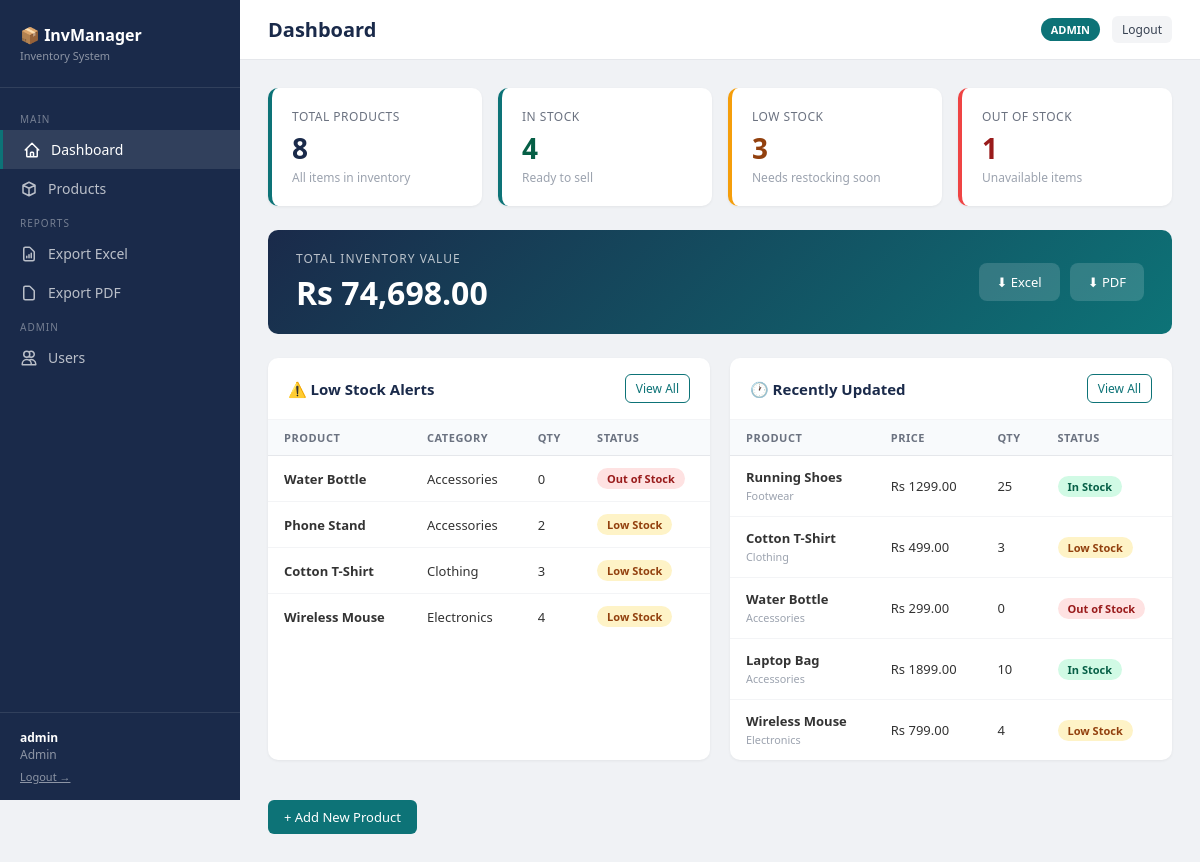
The page / (signed in) on the database its author committed.
### tables this page shows
CREATE TABLE products (
                id          INTEGER PRIMARY KEY AUTOINCREMENT,
                name        TEXT NOT NULL,
                category    TEXT DEFAULT 'General',
                price       REAL DEFAULT 0,
                quantity    INTEGER DEFAULT 0,
                status      TEXT DEFAULT 'In Stock',
                description TEXT DEFAULT '',
                created_at  DATETIME DEFAULT CURRENT_TIMESTAMP,
                updated_at  DATETIME DEFAULT CURRENT_TIMESTAMP
            );

### app.py (the view)
@app.route("/")
@login_required
def dashboard():
    stats = db.get_stats()
    low_stock = db.get_low_stock()
    recent = db.get_recent_products(5)
    return render_template("dashboard.html",
                           stats=stats,
                           low_stock=low_stock,
                           recent=recent,
                           user=session["user"])

### app.py (called while the page is built)
def login_required(f):
    from functools import wraps
    @wraps(f)
    def decorated(*args, **kwargs):
        if "user" not in session:
            return redirect(url_for("login"))
        return f(*args, **kwargs)
    return decorated

### database.py (called while the page is built)
    def connect(self):
        conn = sqlite3.connect(DB_FILE)
        conn.row_factory = sqlite3.Row
        return conn

    def get_low_stock(self):
        conn = self.connect()
        rows = conn.execute(
            "SELECT id, name, category, quantity, status FROM products WHERE status IN ('Low Stock','Out of Stock') ORDER BY quantity ASC"
        ).fetchall()
        conn.close()
        return [tuple(r) for r in rows]

    def get_recent_products(self, limit=5):
        conn = self.connect()
        rows = conn.execute(
            "SELECT id, name, category, price, quantity, status FROM products ORDER BY updated_at DESC LIMIT ?", (limit,)
        ).fetchall()
        conn.close()
        return [tuple(r) for r in rows]

    def get_stats(self):
        conn = self.connect()
        c = conn.cursor()
        total     = c.execute("SELECT COUNT(*) FROM products").fetchone()[0]
        in_stock  = c.execute("SELECT COUNT(*) FROM products WHERE status='In Stock'").fetchone()[0]
        low       = c.execute("SELECT COUNT(*) FROM products WHERE status='Low Stock'").fetchone()[0]
        out       = c.execute("SELECT COUNT(*) FROM products WHERE status='Out of Stock'").fetchone()[0]
        value     = c.execute("SELECT SUM(price * quantity) FROM products").fetchone()[0] or 0
        conn.close()
        return {
            "total": total,
            "in_stock": in_stock,
            "low_stock": low,
            "out_of_stock": out,
            "total_value": round(value, 2)
        }

### templates/dashboard.html (shortened to what this page needs)
{% extends "base.html" %}
{% block page_title %}Dashboard{% endblock %}
{% block content %}
<div class="stat-grid">
  <div class="stat-card">
    <div class="stat-label">Total Products</div>
    <div class="stat-value">{{ stats.total }}</div>
    <div class="stat-sub">All items in inventory</div>
  </div>
  <div class="stat-card">
    <div class="stat-label">In Stock</div>
    <div class="stat-value" style="color:#065f46">{{ stats.in_stock }}</div>
    <div class="stat-sub">Ready to sell</div>
  </div>
  <div class="stat-card warn">
    <div class="stat-label">Low Stock</div>
    <div class="stat-value" style="color:#92400e">{{ stats.low_stock }}</div>
    <div class="stat-sub">Needs restocking soon</div>
  </div>
  <div class="stat-card danger">
    <div class="stat-label">Out of Stock</div>
    <div class="stat-value" style="color:#991b1b">{{ stats.out_of_stock }}</div>
    <div class="stat-sub">Unavailable items</div>
  </div>
</div>
<div style="background:linear-gradient(135deg,#1a2a4a,#0d7377);color:#fff;border-radius:10px;padding:20px 28px;margin-bottom:24px;display:flex;align-items:center;justify-content:space-between;">
  <div>
    <div style="font-size:12px;opacity:0.7;text-transform:uppercase;letter-spacing:1px;">Total Inventory Value</div>
    <div style="font-size:32px;font-weight:800;margin-top:4px;">Rs {{ "{:,.2f}".format(stats.total_value) }}</div>
  </div>
  <div style="display:flex;gap:10px;">
    <a href="{{ url_for('export_to_excel') }}" style="background:rgba(255,255,255,0.15);color:#fff;padding:10px 18px;border-radius:8px;text-decoration:none;font-size:13px;font-weight:500;">⬇ Excel</a>
    <a href="{{ url_for('export_to_pdf') }}"   style="background:rgba(255,255,255,0.15);color:#fff;padding:10px 18px;border-radius:8px;text-decoration:none;font-size:13px;font-weight:500;">⬇ PDF</a>
  </div>
</div>
<div style="display:grid;grid-template-columns:1fr 1fr;gap:20px;">
  <div class="card">
    <div class="card-header">
      <h3>⚠️ Low Stock Alerts</h3>
      <a href="{{ url_for('products') }}?status=Low+Stock" class="btn btn-sm btn-outline">View All</a>
    </div>
    {% if low_stock %}
    <table>
      <thead><tr><th>Product</th><th>Category</th><th>Qty</th><th>Status</th></tr></thead>
      <tbody>
        {% for p in low_stock %}
        <tr>
          <td><strong>{{ p[1] }}</strong></td>
          <td>{{ p[2] }}</td>
          <td>{{ p[3] }}</td>
          <td>
            {% if p[4] == 'Out of Stock' %}
              <span class="status out-stock">Out of Stock</span>
            {% else %}
              <span class="status low-stock">Low Stock</span>
            {% endif %}
          </td>
        </tr>
        {% endfor %}
      </tbody>
    </table>
    {% else %}
    <div style="padding:24px;text-align:center;color:#9ca3af;font-size:13px;">
      ✅ All products have sufficient stock!
    </div>
    {% endif %}
  </div>
  <div class="card">
    <div class="card-header">
      <h3>🕐 Recently Updated</h3>
      <a href="{{ url_for('products') }}" class="btn btn-sm btn-outline">View All</a>
    </div>
    <table>
      <thead><tr><th>Product</th><th>Price</th><th>Qty</th><th>Status</th></tr></thead>
      <tbody>
        {% for p in recent %}
        <tr>
          <td><strong>{{ p[1] }}</strong><br><small style="color:#9ca3af">{{ p[2] }}</small></td>
          <td>Rs {{ "%.2f"|format(p[3]) }}</td>
          <td>{{ p[4] }}</td>
          <td>
            {% if p[5] == 'In Stock' %}
              <span class="status in-stock">In Stock</span>
            {% elif p[5] == 'Low Stock' %}
              <span class="status low-stock">Low Stock</span>
            {% else %}
              <span class="status out-stock">Out of Stock</span>
            {% endif %}
          </td>
        </tr>
        {% endfor %}
      </tbody>
    </table>
  </div>
</div>
<div style="margin-top:20px;">
  <a href="{{ url_for('add_product') }}" class="btn btn-primary">+ Add New Product</a>
</div>
{% endblock %}

### templates/base.html (shortened to what this page needs)
<!DOCTYPE html>
<html lang="en">
<head>
</head>
<body>
<aside class="sidebar">
  <div class="sidebar-logo">
    <h2>📦 InvManager</h2>
    <p>Inventory System</p>
  </div>
  <nav class="sidebar-nav">
    <div class="nav-label">Main</div>
    <a href="{{ url_for('dashboard') }}" class="nav-item {% if request.endpoint=='dashboard' %}active{% endif %}">
      <svg fill="none" stroke="currentColor" viewBox="0 0 24 24"><path stroke-linecap="round" stroke-linejoin="round" stroke-width="2" d="M3 12l2-2m0 0l7-7 7 7M5 10v10a1 1 0 001 1h3m10-11l2 2m-2-2v10a1 1 0 01-1 1h-3m-6 0a1 1 0 001-1v-4a1 1 0 011-1h2a1 1 0 011 1v4a1 1 0 001 1m-6 0h6"/></svg>
      <span>Dashboard</span>
    </a>
    <a href="{{ url_for('products') }}" class="nav-item {% if request.endpoint in ['products','add_product','edit_product'] %}active{% endif %}">
      <svg fill="none" stroke="currentColor" viewBox="0 0 24 24"><path stroke-linecap="round" stroke-linejoin="round" stroke-width="2" d="M20 7l-8-4-8 4m16 0l-8 4m8-4v10l-8 4m0-10L4 7m8 4v10M4 7v10l8 4"/></svg>
      <span>Products</span>
    </a>
    <div class="nav-label">Reports</div>
    <a href="{{ url_for('export_to_excel') }}" class="nav-item">
      <svg fill="none" stroke="currentColor" viewBox="0 0 24 24"><path stroke-linecap="round" stroke-linejoin="round" stroke-width="2" d="M9 17v-2m3 2v-4m3 4v-6m2 10H7a2 2 0 01-2-2V5a2 2 0 012-2h5.586a1 1 0 01.707.293l5.414 5.414a1 1 0 01.293.707V19a2 2 0 01-2 2z"/></svg>
      <span>Export Excel</span>
    </a>
    <a href="{{ url_for('export_to_pdf') }}" class="nav-item">
      <svg fill="none" stroke="currentColor" viewBox="0 0 24 24"><path stroke-linecap="round" stroke-linejoin="round" stroke-width="2" d="M7 21h10a2 2 0 002-2V9.414a1 1 0 00-.293-.707l-5.414-5.414A1 1 0 0012.586 3H7a2 2 0 00-2 2v14a2 2 0 002 2z"/></svg>
      <span>Export PDF</span>
    </a>
    {% if user.role == 'admin' %}
    <div class="nav-label">Admin</div>
    <a href="{{ url_for('users') }}" class="nav-item {% if request.endpoint=='users' %}active{% endif %}">
      <svg fill="none" stroke="currentColor" viewBox="0 0 24 24"><path stroke-linecap="round" stroke-linejoin="round" stroke-width="2" d="M12 4.354a4 4 0 110 5.292M15 21H3v-1a6 6 0 0112 0v1zm0 0h6v-1a6 6 0 00-9-5.197M13 7a4 4 0 11-8 0 4 4 0 018 0z"/></svg>
      <span>Users</span>
    </a>
    {% endif %}
  </nav>
  <div class="sidebar-footer">
    <strong>{{ user.username }}</strong>
    <span>{{ user.role | capitalize }}</span>
    <a href="{{ url_for('logout') }}" style="color:rgba(255,255,255,0.5);font-size:11px;display:block;margin-top:6px;">Logout →</a>
  </div>
</aside>
<div class="main">
  <div class="topbar">
    <h1>{% block page_title %}Dashboard{% endblock %}</h1>
    <div class="topbar-right">
      <span class="badge">{{ user.role }}</span>
      <a href="{{ url_for('logout') }}" class="btn btn-secondary btn-sm">Logout</a>
    </div>
  </div>
  <div class="content">
    {% block content %}{% endblock %}
  </div>
</div>
</body>
</html>

### templates/base.html (style rules this page uses)
* { margin:0; padding:0; box-sizing:border-box; }
body { font-family:'Segoe UI',sans-serif; background:#f0f2f5; color:#333; display:flex; min-height:100vh; }
.sidebar { width:240px; background:#1a2a4a; color:#fff; display:flex; flex-direction:column; position:fixed; height:100vh; z-index:100; }
.sidebar-logo { padding:24px 20px; border-bottom:1px solid rgba(255,255,255,0.1); }
.sidebar-logo h2 { font-size:16px; font-weight:700; color:#fff; }
.sidebar-logo p { font-size:11px; color:rgba(255,255,255,0.5); margin-top:2px; }
.sidebar-nav { flex:1; padding:16px 0; }
.nav-label { font-size:10px; color:rgba(255,255,255,0.4); padding:8px 20px 4px; text-transform:uppercase; letter-spacing:1px; }
.nav-item { display:flex; align-items:center; gap:10px; padding:10px 20px; color:rgba(255,255,255,0.7); text-decoration:none; font-size:14px; transition:all 0.2s; }
.nav-item:hover, .nav-item.active { background:rgba(255,255,255,0.1); color:#fff; border-left:3px solid #0d7377; }
.nav-item svg { width:18px; height:18px; flex-shrink:0; }
.sidebar-footer { padding:16px 20px; border-top:1px solid rgba(255,255,255,0.1); font-size:12px; color:rgba(255,255,255,0.5); }
.sidebar-footer strong { color:#fff; display:block; }
.main { margin-left:240px; flex:1; display:flex; flex-direction:column; min-height:100vh; }
.topbar { background:#fff; padding:16px 28px; display:flex; align-items:center; justify-content:space-between; border-bottom:1px solid #e5e7eb; }
.topbar h1 { font-size:20px; font-weight:700; color:#1a2a4a; }
.topbar-right { display:flex; align-items:center; gap:12px; }
.badge { background:#0d7377; color:#fff; padding:4px 10px; border-radius:20px; font-size:11px; font-weight:600; text-transform:uppercase; }
.content { padding:28px; flex:1; }
.stat-grid { display:grid; grid-template-columns:repeat(4,1fr); gap:16px; margin-bottom:24px; }
.stat-card { background:#fff; border-radius:10px; padding:20px; box-shadow:0 1px 3px rgba(0,0,0,0.06); border-left:4px solid #0d7377; }
.stat-card.warn { border-color:#f59e0b; }
.stat-card.danger { border-color:#ef4444; }
.stat-label { font-size:12px; color:#6b7280; text-transform:uppercase; letter-spacing:0.5px; }
.stat-value { font-size:28px; font-weight:700; color:#1a2a4a; margin-top:4px; }
.stat-sub { font-size:12px; color:#9ca3af; margin-top:2px; }
.card { background:#fff; border-radius:10px; box-shadow:0 1px 3px rgba(0,0,0,0.06); overflow:hidden; margin-bottom:20px; }
.card-header { padding:16px 20px; border-bottom:1px solid #f3f4f6; display:flex; align-items:center; justify-content:space-between; }
.card-header h3 { font-size:15px; font-weight:600; color:#1a2a4a; }
table { width:100%; border-collapse:collapse; }
th { background:#f8fafc; padding:10px 16px; text-align:left; font-size:11px; font-weight:600; color:#6b7280; text-transform:uppercase; letter-spacing:0.5px; border-bottom:1px solid #e5e7eb; }
td { padding:12px 16px; font-size:13px; border-bottom:1px solid #f3f4f6; }
tr:last-child td { border:none; }
.status { padding:3px 10px; border-radius:20px; font-size:11px; font-weight:600; display:inline-block; }
.status.in-stock { background:#d1fae5; color:#065f46; }
.status.low-stock { background:#fef3c7; color:#92400e; }
.status.out-stock { background:#fee2e2; color:#991b1b; }
.btn { padding:8px 16px; border-radius:6px; border:none; cursor:pointer; font-size:13px; font-weight:500; text-decoration:none; display:inline-flex; align-items:center; gap:6px; transition:all 0.2s; }
.btn-primary { background:#0d7377; color:#fff; }
.btn-secondary { background:#f3f4f6; color:#374151; }
.btn-sm { padding:5px 10px; font-size:12px; }
.btn-outline { background:transparent; border:1px solid #0d7377; color:#0d7377; }

### rows shown on the page
products: name "Water Bottle", category "Accessories", quantity "0", status "Out of Stock", price "299.00"
products: name "Phone Stand", category "Accessories", quantity "2", status "Low Stock"
products: name "Cotton T-Shirt", category "Clothing", quantity "3", status "Low Stock", price "499.00"
products: name "Wireless Mouse", category "Electronics", quantity "4", status "Low Stock", price "799.00"
products: name "Running Shoes", category "Footwear", price "1299.00", quantity "25", status "In Stock"
products: name "Laptop Bag", category "Accessories", price "1899.00", quantity "10", status "In Stock"

### other values the page prints
{{ user.username }} "admin"
{{ user.role | capitalize }} "Admin"
{{ user.role }} "ADMIN"
{{ stats.total }} "8"
{{ stats.in_stock }} "4"
{{ stats.low_stock }} "3"
{{ stats.out_of_stock }} "1"
{{ "{:,.2f}".format(stats.total_value) }} "74,698.00"
